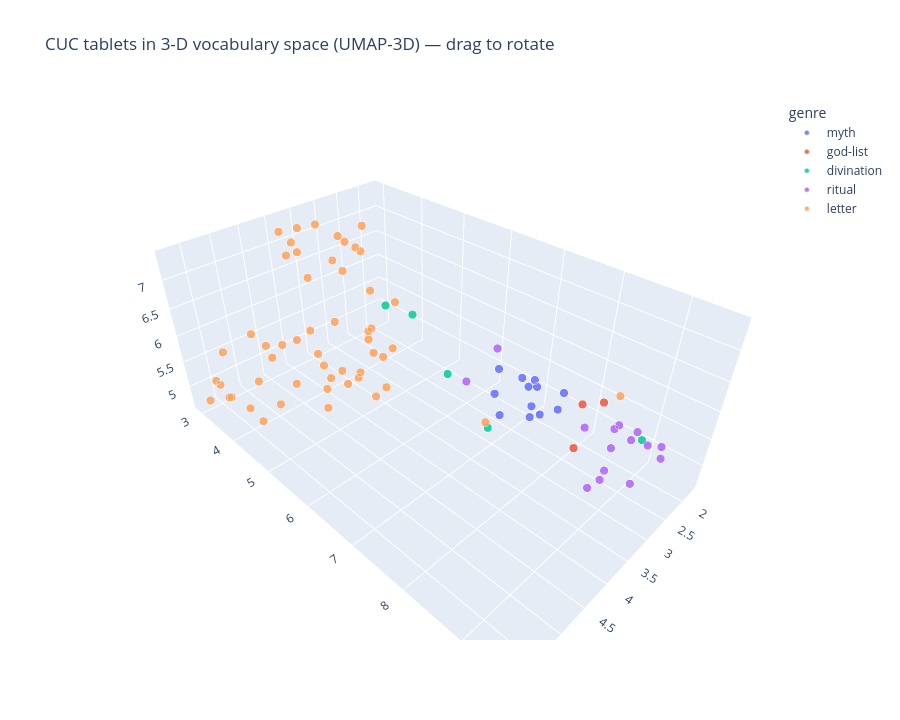

Write notebook code for a chart like this one.
### Markdown cell above
### ✍️ Your turn — make it 3-D

Two dimensions force the map to flatten things that may really sit apart. **Add a third axis** and rotate it with the mouse — genres that overlap in 2-D sometimes peel apart in 3-D (and sometimes the extra axis just spreads the same blob). This reuses your `MY_GENRES` / `NEIGHBORS` from the cell above, so tweak those and re-run.

**Spin it and ask:**
- Do **letters** stay one tight ball while **myth / ritual / divination** stretch along their own directions?
- Does the 3rd axis *reveal* a real split, or merely *inflate* the 2-D picture? Compare with the map in §3.
- Trust structure that survives **2-D, 3-D, and several `NEIGHBORS` values** — if a cluster only shows up once, be suspicious.

### Code cell
# === ✍️ Your turn — the 3-D map (drag to rotate) ===
import pandas as pd, plotly.express as px
warnings.filterwarnings("ignore", message="FNV hashing is not implemented in Numba.*")
warnings.filterwarnings("ignore", message="n_jobs value 1 overridden.*")

sample3 = [t for t in texts if t["genre"] in MY_GENRES and len(t["tokens"]) >= 30]
genres3 = [t["genre"] for t in sample3]
labels3, docs3 = corpus_as_documents(sample3)
X3 = TfidfVectorizer(token_pattern=r"[^\s]+").fit_transform(docs3)

try:
    import umap
    xyz = umap.UMAP(n_components=3, n_neighbors=NEIGHBORS, min_dist=0.25,
                    metric="cosine", random_state=42).fit_transform(X3.toarray())
    METHOD3 = "UMAP-3D"
except Exception as e:
    from sklearn.decomposition import PCA
    xyz = PCA(n_components=3, random_state=42).fit_transform(X3.toarray()); METHOD3 = "PCA-3D"

df3 = pd.DataFrame({"x": xyz[:, 0], "y": xyz[:, 1], "z": xyz[:, 2],
                    "KTU": [t["ktu"] for t in sample3], "name": [t["name"] for t in sample3], "genre": genres3,
                    "words": [len(t["tokens"]) for t in sample3],
                    "text": [preview(t) for t in sample3]})
fig = px.scatter_3d(df3, x="x", y="y", z="z", color="genre", hover_name="KTU",
                    hover_data={"x": False, "y": False, "z": False,
                                "name": True, "genre": True, "words": True, "text": True},
                    title=f"CUC tablets in 3-D vocabulary space ({METHOD3}) — drag to rotate")
fig.update_traces(marker=dict(size=5, opacity=0.85, line=dict(width=0.5, color="white")))
fig.update_layout(height=720, legend_title_text="genre",
                  scene=dict(xaxis_title="", yaxis_title="", zaxis_title=""))
fig.show()

### Figure 1 — Plotly figure (JSON) as saved in the notebook; plotly's stock layout.template omitted (floating-point values rounded to 4 significant figures; data arrays with more than 128 entries replaced by an {"elided": "..."} marker saying what was removed)
{"data": [{"customdata": [["Baal Myth First Tablet", "myth", 462, "KTU 1.1 II 1: [ḥšk . ʿṣk . ʿbṣk . ʿ]my . pʿnk<br>KTU 1.1 II 2: [tlsmn . ʿmy . twt]ḥ . išdk<br>KTU 1.1 II 3: [tk . ḫršn]r . [t]ḥmk . w št"], ["Snake Bite Incantation", "myth", 473, "KTU 1.100 I 1: um . pḥl . pḥlt . bt . ʿn . bt . abn . bt . šmm . w thm<br>KTU 1.100 I 2: qrit . l špš . umh . špš . um . ql . bl . ʿm<br>KTU 1.100 I 3: il . mbk nhrm . b ʿdt . thmtm"], ["Incantation for Medical Treatment", "myth", 159, "KTU 1.114 I 1: il dbḥ . b bth . mṣd . ṣd . b qrb<br>KTU 1.114 I 2: hklh . ṣḥ . l qṣ . ilm . tlḥmn<br>KTU 1.114 I 3: ilm . w tštn . tštn ynʿd šbʿ"], ["Baal Myth Second Tablet", "myth", 857, "KTU 1.2 I 1: x<br>KTU 1.2 I 2: k ṯb . x<br>KTU 1.2 I 3: at . ypʿt . b a"], ["Shachar and Shalim and the Gracious Gods", "myth", 525, "KTU 1.23 I 1: iqra . ilm . nʿ[mm]<br>KTU 1.23 I 2: w ysmm . bn . šp<br>KTU 1.23 I 3: ytnm . qrt . l ʿly"], ["Nikkal and the Kotharat", "myth", 213, "KTU 1.24 I 1: ašr . nkl wib . <br>KTU 1.24 I 2: ḫrḫb . mlk . qẓ . ḫrḫb . m<br>KTU 1.24 I 3: lk . aġzt . b srr . špš"], ["Baal Myth Third Tablet", "myth", 1171, "KTU 1.3 I 1: al . tġl[ . ]bd[xxxxx]<br>KTU 1.3 I 2: p rdmn . ʿbd . ali[yn]<br>KTU 1.3 I 3: bʿl . sid . zbl . bʿl"], ["Baal Myth Fourth Tablet", "myth", 1612, "KTU 1.4 I 1: <br>KTU 1.4 I 2: y<br>KTU 1.4 I 3: "], ["Baal Myth Fifth Tablet", "myth", 663, "KTU 1.5 I 1: k tmḫṣ . ltn . bṯn . brḥ<br>KTU 1.5 I 2: tkly . bṯn . ʿqltn . š<br>KTU 1.5 I 3: šlyṭ . d . šbʿt . rašm"], ["Baal Myth Sixth Tablet", "myth", 1002, "KTU 1.6 I 1: l bʿl<br>KTU 1.6 I 2: ġr . b abn . td . psltm[ . b] [yʿr]<br>KTU 1.6 I 3: thdy . lḥm . w dqn . t[ṯ]l[ṯ]"], ["Myth", "myth", 129, "KTU 1.92 I 1: d ṯbil<br>KTU 1.92 I 2: ʿṯtrt ṣwd[t]<br>KTU 1.92 I 3: tlk bmdbr"], ["Incantation against Evil Eye", "myth", 58, "KTU 1.96 I 1: ʿnn . hlkt . w šnwt<br>KTU 1.96 I 2: tp . aḫh . k nʿm . aḫh . xxx<br>KTU 1.96 I 3: k ysmsm . tspi . širh"]], "hovertemplate": "<b>%{hovertext}</b><br><br>genre=%{customdata[1]}<br>name=%{customdata[0]}<br>words=%{customdata[2]}<br>text=%{customdata[3]}<extra></extra>", "hovertext": ["1.1", "1.100", "1.114", "1.2", "1.23", "1.24", "1.3", "1.4", "1.5", "1.6", "1.92", "1.96"], "legendgroup": "myth", "marker": {"color": "#636efa", "line": {"color": "white", "width": 0.5}, "opacity": 0.85, "size": 5, "symbol": "circle"}, "mode": "markers", "name": "myth", "scene": "scene", "showlegend": true, "type": "scatter3d", "x": [2.556, 1.726, 1.939, 2.126, 2.515, 2.668, 2.857, 2.3, 2.399, 2.015, 1.955, 2.263], "y": [6.642, 6.832, 6.721, 7.153, 6.662, 7.448, 7.004, 7.108, 7.262, 7.588, 7.487, 7.356], "z": [5.136, 5.083, 5.179, 5.32, 5.62, 5.392, 5.073, 5.39, 4.913, 5.371, 4.944, 4.941]}, {"customdata": [["List (gods), list (names)", "god-list", 34, "KTU 1.102 I 1: il bt<br>KTU 1.102 I 2: ušḫry<br>KTU 1.102 I 3: ym . bʿl"], ["Deity List", "god-list", 40, "KTU 1.118 I 1: ilidb<br>KTU 1.118 I 2: il<br>KTU 1.118 I 3: dgn"], ["Pantheon list of gods of Ugarit", "god-list", 41, "KTU 1.47 I 1: il . ṣpn<br>KTU 1.47 I 2: ilib<br>KTU 1.47 I 3: il"]], "hovertemplate": "<b>%{hovertext}</b><br><br>genre=%{customdata[1]}<br>name=%{customdata[0]}<br>words=%{customdata[2]}<br>text=%{customdata[3]}<extra></extra>", "hovertext": ["1.102", "1.118", "1.47"], "legendgroup": "god-list", "marker": {"color": "#EF553B", "line": {"color": "white", "width": 0.5}, "opacity": 0.85, "size": 5, "symbol": "circle"}, "mode": "markers", "name": "god-list", "scene": "scene", "showlegend": true, "type": "scatter3d", "x": [3.244, 2.575, 2.529], "y": [8.574, 8.236, 8.532], "z": [5.626, 5.817, 5.988]}, {"customdata": [["Malformed Animal Fetuses", "divination", 315, "KTU 1.103 I 1: ṯknt ṣin . [k] [t]ld at . abn . madtn tqln bḥwt<br>KTU 1.103 I 2: ʿlh nḥ[š . ]yaṯr yld . bhmth tʿṭpn<br>KTU 1.103 I 3: gm šš[xx . rġ]bn ykn bḥwt"], ["Protocol for Necromancy", "divination", 63, "KTU 1.124 I 1: k ymġy . adn<br>KTU 1.124 I 2: ilm . rbm . ʿm dtn<br>KTU 1.124 I 3: w yšal . mṯpẓ . yld"], ["Omen (shumma izbu)", "divination", 31, "KTU 1.140 I 1: k t[ld] [aṯt]<br>KTU 1.140 I 2: ḥw[t]<br>KTU 1.140 I 3: k tld[aṯt]"], ["KTU 1.163", "divination", 81, "KTU 1.163 I 1: [hm . xxxxxxxx]x . l x[xxxx]xx . bhm[tn . ]tḫlq<br>KTU 1.163 I 2: [hm . yrḫ] [xxx] . b ḥdṯ yrḫ . bnšm<br>KTU 1.163 I 3: [xxxxxxxx]n . thbẓn"], ["KTU 1.164", "divination", 72, "KTU 1.164 I 1: id . ydbḥ . mlk bḫmn<br>KTU 1.164 I 2: [xx]ś[x] . w šinm . l yšt<br>KTU 1.164 I 3: [i]d . ydbḥ . mlk . l ilib"]], "hovertemplate": "<b>%{hovertext}</b><br><br>genre=%{customdata[1]}<br>name=%{customdata[0]}<br>words=%{customdata[2]}<br>text=%{customdata[3]}<extra></extra>", "hovertext": ["1.103", "1.124", "1.140", "1.163", "1.164"], "legendgroup": "divination", "marker": {"color": "#00cc96", "line": {"color": "white", "width": 0.5}, "opacity": 0.85, "size": 5, "symbol": "circle"}, "mode": "markers", "name": "divination", "scene": "scene", "showlegend": true, "type": "scatter3d", "x": [2.744, 2.912, 2.53, 3.682, 3.329], "y": [4.241, 6.829, 4.699, 6.632, 9.493], "z": [5.895, 4.739, 5.808, 6.098, 6.394]}, {"customdata": [["A list of sacrifices", "ritual", 104, "KTU 1.105 I 1: [b]ġb . ršp mhbn š<br>KTU 1.105 I 2: šrp . w ṣp ḫršḫ<br>KTU 1.105 I 3: ʿlm . b ġb ḫyr"], ["A list of sacrifices", "ritual", 121, "KTU 1.106 I 1: l ršp . ḥgb . ʿṣrm<br>KTU 1.106 I 2: l inš . ilm . šrp<br>KTU 1.106 I 3: ydbil . gdlt . ya"], ["List of Sacrifices", "ritual", 160, "KTU 1.109 I 1: b arbʿt . ʿšr[t]<br>KTU 1.109 I 2: yrtḥṣ . mlk . b[rr]<br>KTU 1.109 I 3: b ym . mlat"], ["List of Sacrifices", "ritual", 139, "KTU 1.112 I 1: b yrḫ . ḫy[r . b] [ym]<br>KTU 1.112 I 2: ḥdṯ . ḫḏrġl . x[xxx]<br>KTU 1.112 I 3: ṯn šm . ḫmnh . w ṯql"], ["Ritual Calendar for the Month of Ibaalat and Another Month and a Prayer for Ugarit under Siege", "ritual", 174, "KTU 1.119 I 1: b yrḫ . ibʿlt . b ym[ . ]šbʿ<br>KTU 1.119 I 2: š . l bʿl . rʿkt . b[xx] [xxx] [xx]<br>KTU 1.119 I 3: w bt . bʿl . ugrt[ . xx] . š[xx]y"], ["A list of sacrifices", "ritual", 86, "KTU 1.130 I 1: x<br>KTU 1.130 I 2: [l]š x<br>KTU 1.130 I 3: l bʿl š"], ["Offerings to Hurrian gods", "ritual", 74, "KTU 1.132 I 1: b tšʿ ʿšrh<br>KTU 1.132 I 2: trbd . ʿrš[ . ]pd<br>KTU 1.132 I 3: ry . b bt . mlk"], ["Royal Funerary Text", "ritual", 134, "KTU 1.161 I 1: spr . dbḥ . ẓlm<br>KTU 1.161 I 2: qritm . rpim . a[rṣ]<br>KTU 1.161 I 3: qbitm . qbṣ . dd[n]"], ["KTU 1.168", "ritual", 53, "KTU 1.168 I 1: [i]d . yph . mlk . ršp . <br>KTU 1.168 I 2: ḥgb . ap . w npš<br>KTU 1.168 I 3: ksp . w ḫrṣ . kmm"], ["List of offerings with names of gods", "ritual", 133, "KTU 1.39 I 1: dqt . ṯʿ . ynt . ṯʿm . dqt . ṯʿm<br>KTU 1.39 I 2: mtntm wkbd . alp . š . l il<br>KTU 1.39 I 3: gdlt . ilhm . kṯkmn . w šnm . dqt"], ["Expiatory Ritual", "ritual", 387, "KTU 1.40 I 1: w npy<br>KTU 1.40 I 2: [w]npy . u[grt]<br>KTU 1.40 I 3: y . ulp . "], ["Vintage Ritual", "ritual", 338, "KTU 1.41 I 1: b yrḫ . [riš] [yn . b] [ym . ḥdṯ]<br>KTU 1.41 I 2: šmtr . [uṯkl . l] [il . šlmm]<br>KTU 1.41 I 3: b ṯlṯṯ ʿ[šrt . yrtḫṣ . mlk . brr]"], ["Palace Ritual Sacrifice", "ritual", 116, "KTU 1.43 I 1: k tʿrb . ʿṯtrt . ḫr . gb<br>KTU 1.43 I 2: bt mlk . ʿšr . ʿšr . b gb . bt . ilm<br>KTU 1.43 I 3: kbkbm . xtrmt . "], ["Ritual Purification", "ritual", 126, "KTU 1.46 I 1: [b] [ym] [ḥd]ṯ . slḫ . npš . ṯʿ w[ṯn]kbdm<br>KTU 1.46 I 2: [šl]mm . ṯn šm . w alp . l[dg]n<br>KTU 1.46 I 3: š . il š . bʿl š . dgn š"], ["A list of sacrifices beginning with the month Ra'shu-yeni", "ritual", 342, "KTU 1.87 I 1: [b] [y]rḫ . rišyn . b ym . ḥdṯ<br>KTU 1.87 I 2: [šmt]r . uṯlkl . l il . šlmm<br>KTU 1.87 I 3: b[ṯlṯt] . ʿšrt . yrtḥṣ . mlk"]], "hovertemplate": "<b>%{hovertext}</b><br><br>genre=%{customdata[1]}<br>name=%{customdata[0]}<br>words=%{customdata[2]}<br>text=%{customdata[3]}<extra></extra>", "hovertext": ["1.105", "1.106", "1.109", "1.112", "1.119", "1.130", "1.132", "1.161", "1.168", "1.39", "1.40", "1.41", "1.43", "1.46", "1.87"], "legendgroup": "ritual", "marker": {"color": "#ab63fa", "line": {"color": "white", "width": 0.5}, "opacity": 0.85, "size": 5, "symbol": "circle"}, "mode": "markers", "name": "ritual", "scene": "scene", "showlegend": true, "type": "scatter3d", "x": [2.833, 3.604, 2.787, 3.585, 2.421, 2.523, 3.702, 2.744, 3.202, 3.323, 2.416, 3.338, 3.567, 2.737, 3.188], "y": [9.564, 9.233, 9.139, 8.859, 8.771, 9.272, 9.104, 6.185, 9.366, 9.07, 6.525, 9.482, 9.234, 9.559, 9.069], "z": [6.015, 5.903, 5.836, 6.364, 5.656, 5.657, 5.58, 5.246, 6.367, 5.432, 5.9, 5.663, 6.557, 5.746, 5.904]}, {"customdata": {"elided": "53x4 mixed values"}, "hovertemplate": "<b>%{hovertext}</b><br><br>genre=%{customdata[1]}<br>name=%{customdata[0]}<br>words=%{customdata[2]}<br>text=%{customdata[3]}<extra></extra>", "hovertext": ["2.10", "2.100", "2.101", "2.103", "2.104", "2.107", "2.108", "2.11", "2.13", "2.14", "2.16", "2.17", "2.21", "2.23", "2.26", "2.3", "2.30", "2.31", "2.32", "2.34", "2.35", "2.36", "2.38", "2.39", "2.4", "2.40", "2.41", "2.42", "2.44", "2.46", "2.47", "2.49", "2.50", "2.62", "2.63", "2.64", "2.68", "2.70", "2.71", "2.72", "2.73", "2.77", "2.82", "2.84", "2.85", "2.86", "2.87", "2.88", "2.89", "2.90", "2.97", "2.98", "2.99"], "legendgroup": "letter", "marker": {"color": "#FFA15A", "line": {"color": "white", "width": 0.5}, "opacity": 0.85, "size": 5, "symbol": "circle"}, "mode": "markers", "name": "letter", "scene": "scene", "showlegend": true, "type": "scatter3d", "x": [4.523, 5.552, 4.574, 3.996, 4.164, 4.651, 4.359, 5.289, 5.66, 4.552, 5.419, 3.357, 4.617, 3.122, 3.707, 3.989, 4.937, 4.108, 4.007, 5.77, 2.943, 3.075, 4.457, 3.097, 3.411, 3.51, 3.809, 3.426, 2.052, 4.921, 3.019, 2.903, 4.18, 3.627, 4.068, 3.989, 4.757, 3.641, 5.209, 5.613, 3.103, 3.294, 5.449, 2.738, 5.354, 3.807, 3.824, 3.79, 4.241, 3.676, 3.703, 3.14, 3.807], "y": [4.757, 3.188, 3.291, 4.166, 4.099, 4.975, 5.011, 2.969, 3.309, 4.126, 3.212, 4.008, 4.044, 3.524, 4.026, 4.995, 3.98, 5.5, 5.819, 3.166, 3.96, 4.121, 4.4, 4.268, 5.237, 3.459, 5.363, 3.985, 8.528, 3.777, 4.173, 3.834, 3.545, 5.197, 3.912, 3.106, 3.031, 3.032, 3.879, 3.566, 4.252, 4.2, 4.255, 6.635, 3.699, 3.147, 4.409, 4.678, 3.118, 4.875, 3.216, 3.335, 3.71], "z": [4.891, 5.078, 5.207, 4.921, 5.476, 5.463, 5.683, 5.504, 5.28, 5.94, 4.757, 7.219, 5.059, 7.094, 5.876, 5.454, 4.762, 5.305, 6.316, 4.855, 7.354, 5.282, 6.195, 5.073, 6.619, 7.396, 5.851, 6.718, 5.839, 5.838, 6.267, 6.847, 7.099, 5.071, 6.796, 7.306, 5.655, 6.809, 5.33, 5.05, 5.582, 7.162, 4.855, 4.638, 4.753, 7.075, 4.832, 5.088, 5.241, 6.049, 7.319, 6.587, 4.871]}], "layout": {"height": 720, "legend": {"title": {"text": "genre"}, "tracegroupgap": 0}, "scene": {"domain": {"x": [0, 1], "y": [0, 1]}, "xaxis": {"title": {"text": ""}}, "yaxis": {"title": {"text": ""}}, "zaxis": {"title": {"text": ""}}}, "title": {"text": "CUC tablets in 3-D vocabulary space (UMAP-3D) — drag to rotate"}}}
